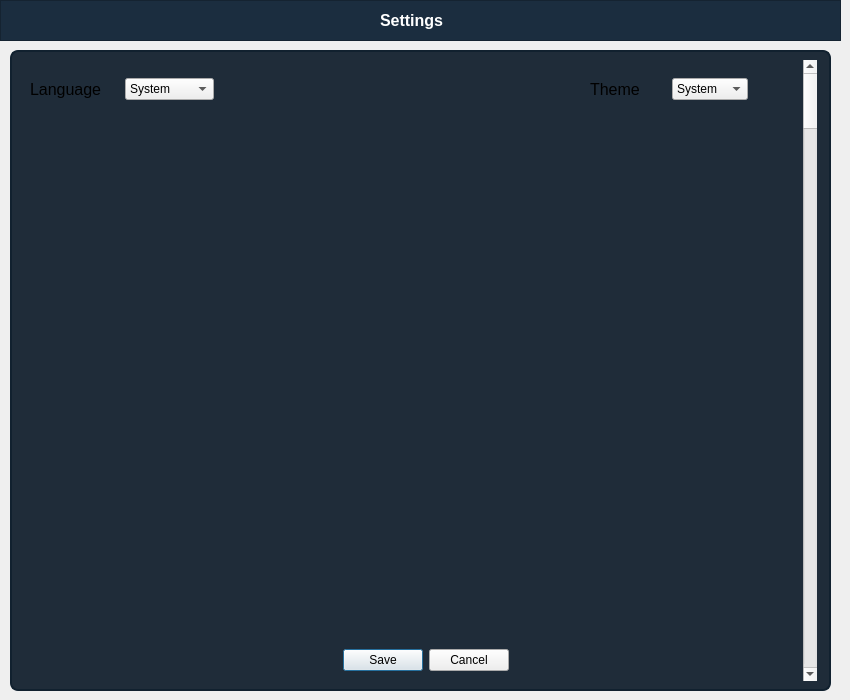
       <widget class="QWidget" name="page_settings">
        <widget class="QWidget" name="verticalLayoutWidget_7">
         <property name="geometry">
          <rect>
           <x>0</x>
           <y>0</y>
           <width>841</width>
           <height>41</height>
          </rect>
         </property>
         <layout class="QVBoxLayout" name="verticalLayout_6">
          <item>
           <widget class="QFrame" name="frame_3">
            <property name="styleSheet">
             <string notr="true">background-color:  #1b2d3f</string>
            </property>
            <property name="frameShape">
             <enum>QFrame::Shape::StyledPanel</enum>
            </property>
            <property name="frameShadow">
             <enum>QFrame::Shadow::Raised</enum>
            </property>
            <widget class="QLabel" name="label_4">
             <property name="geometry">
              <rect>
               <x>380</x>
               <y>0</y>
               <width>87</width>
               <height>41</height>
              </rect>
             </property>
             <property name="styleSheet">
              <string notr="true">QLabel{
	background-color: rgba(255, 255, 255, 0);
    color: #ffffff;
    font-weight: bold;
    font-size: 16px;
}</string>
             </property>
             <property name="text">
              <string>Settings</string>
             </property>
            </widget>
           </widget>
          </item>
         </layout>
        </widget>
        <widget class="QWidget" name="verticalLayoutWidget_10">
         <property name="geometry">
          <rect>
           <x>10</x>
           <y>50</y>
           <width>821</width>
           <height>641</height>
          </rect>
         </property>
         <layout class="QVBoxLayout" name="verticalLayout_9">
          <item>
           <widget class="QFrame" name="frame_6">
            <property name="styleSheet">
             <string notr="true">QFrame {
    background-color: #1f2c39;
    border-width: 2px;
    border-style: solid;
    border-color: #11212f;
    border-radius: 8px;
}</string>
            </property>
            <property name="frameShape">
             <enum>QFrame::Shape::StyledPanel</enum>
            </property>
            <property name="frameShadow">
             <enum>QFrame::Shadow::Raised</enum>
            </property>
            <widget class="QWidget" name="horizontalLayoutWidget_3">
             <property name="geometry">
              <rect>
               <x>790</x>
               <y>10</y>
               <width>20</width>
               <height>621</height>
              </rect>
             </property>
             <layout class="QHBoxLayout" name="horizontalLayout_3">
              <item>
               <widget class="QScrollBar" name="verticalScrollBar_2">
                <property name="orientation">
                 <enum>Qt::Orientation::Vertical</enum>
                </property>
               </widget>
              </item>
             </layout>
            </widget>
            <widget class="QWidget" name="verticalLayoutWidget_13">
             <property name="geometry">
              <rect>
               <x>320</x>
               <y>590</y>
               <width>191</width>
               <height>41</height>
              </rect>
             </property>
             <layout class="QVBoxLayout" name="verticalLayout_12">
              <item>
               <widget class="QDialogButtonBox" name="buttonBox">
                <property name="standardButtons">
                 <set>QDialogButtonBox::StandardButton::Cancel|QDialogButtonBox::StandardButton::Save</set>
                </property>
                <property name="centerButtons">
                 <bool>true</bool>
                </property>
               </widget>
              </item>
             </layout>
            </widget>
            <widget class="QWidget" name="horizontalLayoutWidget_5">
             <property name="geometry">
              <rect>
               <x>20</x>
               <y>20</y>
               <width>184</width>
               <height>39</height>
              </rect>
             </property>
             <layout class="QHBoxLayout" name="horizontalLayout_7">
              <item>
               <layout class="QVBoxLayout" name="verticalLayout_14">
                <item>
                 <widget class="QLabel" name="label_5">
                  <property name="styleSheet">
                   <string notr="true">QLabel {
    border: none;
}</string>
                  </property>
                  <property name="text">
                   <string>&lt;html&gt;&lt;head/&gt;&lt;body&gt;&lt;p&gt;&lt;span style=&quot; font-size:12pt;&quot;&gt;Language&lt;/span&gt;&lt;/p&gt;&lt;/body&gt;&lt;/html&gt;</string>
                  </property>
                 </widget>
                </item>
               </layout>
              </item>
              <item>
               <layout class="QVBoxLayout" name="verticalLayout_7">
                <item>
                 <widget class="QComboBox" name="comboBox_2">
                  <item>
                   <property name="text">
                    <string>System</string>
                   </property>
                  </item>
                  <item>
                   <property name="text">
                    <string notr="true">Русский</string>
                   </property>
                  </item>
                  <item>
                   <property name="text">
                    <string notr="true">English</string>
                   </property>
                  </item>
                 </widget>
                </item>
               </layout>
              </item>
             </layout>
            </widget>
            <widget class="QWidget" name="horizontalLayoutWidget_6">
             <property name="geometry">
              <rect>
               <x>580</x>
               <y>20</y>
               <width>158</width>
               <height>39</height>
              </rect>
             </property>
             <layout class="QHBoxLayout" name="horizontalLayout_8">
              <item>
               <layout class="QVBoxLayout" name="verticalLayout_16">
                <item>
                 <widget class="QLabel" name="label_7">
                  <property name="styleSheet">
                   <string notr="true">QLabel {
    border: none;
}</string>
                  </property>
                  <property name="text">
                   <string>&lt;html&gt;&lt;head/&gt;&lt;body&gt;&lt;p&gt;&lt;span style=&quot; font-size:12pt;&quot;&gt;Theme&lt;/span&gt;&lt;/p&gt;&lt;/body&gt;&lt;/html&gt;</string>
                  </property>
                 </widget>
                </item>
               </layout>
              </item>
              <item>
               <layout class="QVBoxLayout" name="verticalLayout_3">
                <item>
                 <widget class="QComboBox" name="comboBox">
                  <item>
                   <property name="text">
                    <string>System</string>
                   </property>
                  </item>
                  <item>
                   <property name="text">
                    <string>Dark</string>
                   </property>
                  </item>
                  <item>
                   <property name="text">
                    <string>Light</string>
                   </property>
                  </item>
                  <item>
                   <property name="text">
                    <string>Galaxy</string>
                   </property>
                  </item>
                 </widget>
                </item>
               </layout>
              </item>
             </layout>
            </widget>
           </widget>
          </item>
         </layout>
        </widget>
       </widget>
